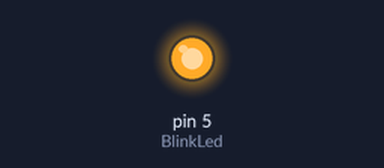
The sketch below on a simulated Arduino Uno, built with avr-gcc and run on an emulated ATmega328P. On the bench: output pins drawn as LEDs (lit = HIGH).

Above: at 0.1 s.
Timing chart, 0 to 1.6 s (numbered marks = the images above):
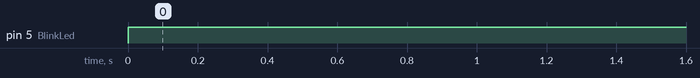

The sketch:

case11_blink_led.ino
```cpp
//Including necessary libraries
#include <Wire.h>
#include <Adafruit_MotorShield.h>
#include "utility/Adafruit_MS_PWMServoDriver.h"

#define BlinkLed  5 //pin for blinking led

const int ledPin =  0;// the number of the LED pin


void setup()
{
  Serial.begin(9600);
  pinMode(ledPin, OUTPUT);
  pinMode(BlinkLed, OUTPUT);
}


void loop() {
  // put your main code here, to run repeatedly:
    digitalWrite(BlinkLed, HIGH); //hold blinking led high
    delay(5000);
}
```

Measured:
- by itself, pin 5 (BlinkLed): LOW → HIGH at 0.00 s
